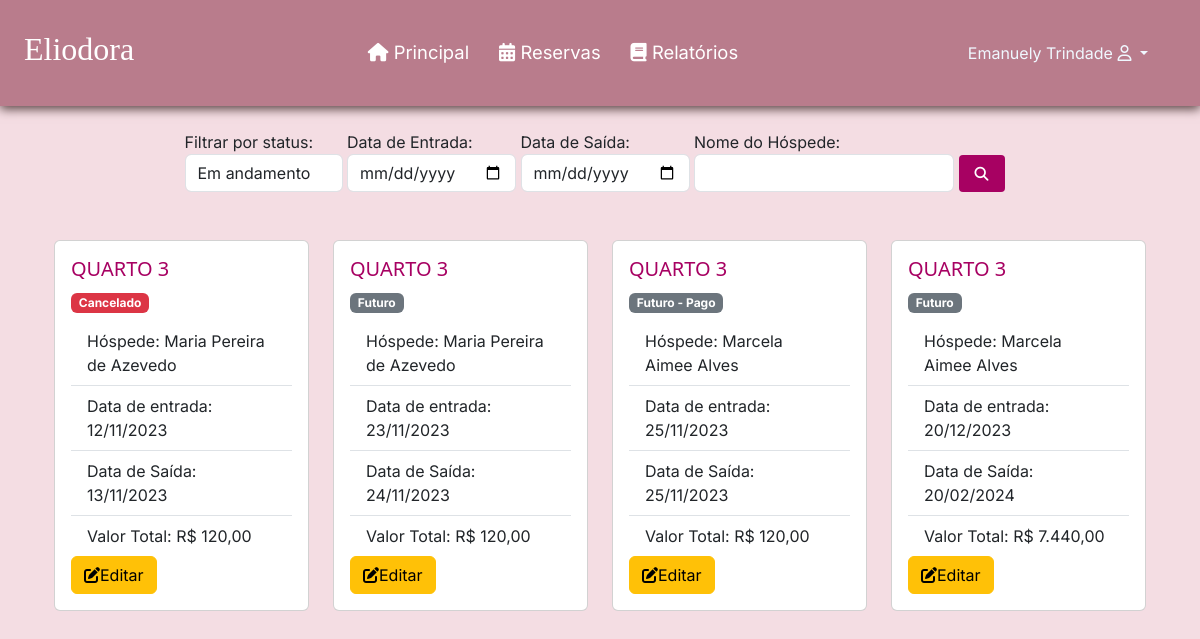
The page /controlarReserva.php (signed in) on the database its author committed.
### tables this page shows
CREATE TABLE `reserva` (
  `id` int(11) NOT NULL,
  `status` int(11) NOT NULL DEFAULT 1,
  `dataEntrada` date NOT NULL,
  `dataSaida` date NOT NULL,
  `valorTotalReserva` double(11,2) NOT NULL,
  `quantHospede` int(1) NOT NULL,
  `observacao` varchar(200) NOT NULL,
  `formaPagamento` varchar(45) NOT NULL,
  `id_hospede` int(11) DEFAULT NULL,
  `id_quarto` int(11) DEFAULT NULL,
  `id_funcionario` int(11) DEFAULT NULL,
  `datacadastro` datetime NOT NULL DEFAULT current_timestamp()
);

CREATE TABLE `quarto` (
  `id` int(11) NOT NULL,
  `status` varchar(3) NOT NULL,
  `numero` int(11) NOT NULL,
  `tipo` varchar(8) NOT NULL,
  `capacidade` int(45) NOT NULL,
  `valorDiaria` double(11,2) NOT NULL
);

CREATE TABLE `hospede` (
  `id` int(11) NOT NULL,
  `nome` varchar(100) NOT NULL,
  `cpf` varchar(15) NOT NULL,
  `dataNascimento` date NOT NULL,
  `genero` varchar(1) NOT NULL,
  `estado` varchar(100) NOT NULL,
  `cidade` varchar(100) NOT NULL,
  `bairro` varchar(100) NOT NULL,
  `endereco` varchar(100) NOT NULL,
  `numeroEndereco` int(11) NOT NULL,
  `cep` varchar(15) NOT NULL,
  `email` varchar(45) NOT NULL,
  `telefone` varchar(20) NOT NULL,
  `contatoEmergencia` varchar(20) NOT NULL,
  `dataCadastro` date NOT NULL DEFAULT current_timestamp()
);

### controlarReserva.php (the view, shortened to what this page needs)
<?php
function getStatusName($statusNumber)
{
    switch ($statusNumber) {
        case 1:
            return ['Futuro', 'secondary'];
        case 2:
            return ['Futuro - Pago', 'secondary'];
        case 5:
            return ['Cancelado', 'danger'];
    }
}
require_once("conexao.php");
?>
<!DOCTYPE html>
<head>
    <link href="css/style.css" rel="stylesheet">
</head>
<?php require_once("cabecalho.php"); ?>
<?php require_once("menu.php");?>
<body>
    <br>
    <div class="container">
    <div class="row justify-content-center">
        <div class="col-md-9">
            <form method="GET" action="<?php echo $_SERVER['PHP_SELF']; ?>">
                <label for="statusSelect">Filtrar por status:
                    <select name="status" id="statusSelect" class="form-control mr-sm-2">
                        <option value="3" selected>Em andamento</option>
                    </select>
                </label>
                <label for="dataEntrada">Data de Entrada:
                    <input type="date" id="dataEntrada" name="dataEntrada" class="form-control mr-sm-2">
                </label>
                <label for="dataSaida">Data de Saída:
                    <input type="date" id="dataSaida" name="dataSaida" class="form-control mr-sm-2">
                </label>
                <label for="nome">Nome do Hóspede:
                    <input type="text" id="nome" name="nome" class="form-control mr-sm-2" value="<?= isset($_GET['nome']) ? $_GET['nome'] : '' ?>">
                </label>
                <button type="submit" class="filter-button"><i class="fa-solid fa-magnifying-glass"></i></button>
            </form>
        </div>
        <div class="row row-cols 1 row-cols-md-4 g-4">
            <?php
            $sql = "SELECT reserva.*, hospede.nome as hospede_nome, quarto.numero as quarto_numero
                    FROM reserva
                    LEFT JOIN hospede ON hospede.id = reserva.id_hospede
                    LEFT JOIN quarto ON quarto.id = reserva.id_quarto
                    WHERE 1";
            $sql .= " ORDER BY dataEntrada ASC;";
            $resultado = mysqli_query($conexao, $sql);
            if ($resultado) {
                $reservas = [];
                while ($linha = mysqli_fetch_array($resultado)) {
                    $reservas[] = $linha;
                }
                foreach ($reservas as $reserva) {
                    $statusInfo = getStatusName($reserva['status']);
                    $statusText = $statusInfo[0];
                    $statusClass = $statusInfo[1];
                    ?>
                    <div class="col-md">
                        <div class="card">
                            <div class="card-body">
                                <div class="card-title">
                                    <h5 style="color: #a70162; font-family: 'Segoe UI'">QUARTO
                                        <?= $reserva['quarto_numero'] ?>
                                    </h5>
                                    <label class="badge badge-pill text-bg-<?= $statusClass ?>">
                                        <?= $statusText ?>
                                    </label>
                                </div>
                                <ul class="list-group list-group-flush">
                                    <li class="list-group-item">Hóspede:
                                        <?= $reserva['hospede_nome'] ?>
                                    </li>
                                    <li class="list-group-item">Data de entrada:
                                        <?= date('d/m/Y', strtotime($reserva['dataEntrada'])) ?>
                                    </li>
                                    <li class="list-group-item">Data de Saída:
                                        <?= date('d/m/Y', strtotime($reserva['dataSaida'])) ?>
                                    </li>
                                    <li class="list-group-item">Valor Total: R$
                                        <?= number_format($reserva['valorTotalReserva'], 2, ',', '.') ?>
                                    </li>
                                </ul>
                                <a href="alterarReserva.php?id=<?= $reserva['id'] ?>" class="btn btn-warning">
                                    <i class="fa-solid fa-pen-to-square"></i>Editar
                                </a>
                            </div>
                        </div>
                    </div>
                    <?php
                }
            } else {
                echo "Erro na consulta: " . mysqli_error($conexao);
            }
            ?>
        </div>
    </div>
</body>
</html>

### css/style.css (style rules this page uses)
* { padding: 0; margin: 0; font-family: 'Inter', sans-serif; }
body { background-color: #f4dde3; }

### controlarReserva.php (style rules this page uses)
.filter-button { padding: 8px 16px; font-size: 14px; font-weight: bold; color: #fff; background-color: #a70162; border: none; border-radius: 4px; cursor: pointer; transition: background-color 0.3s ease; }

### rows shown on the page
reserva: id_quarto.numero "3", status "Cancelado", id_hospede.nome "Maria Pereira de Azevedo", dataEntrada "12/11/2023", dataSaida "13/11/2023", valorTotalReserva "120,00"
reserva: id_quarto.numero "3", status "Futuro", id_hospede.nome "Maria Pereira de Azevedo", dataEntrada "23/11/2023", dataSaida "24/11/2023", valorTotalReserva "120,00"
reserva: id_quarto.numero "3", status "Futuro - Pago", id_hospede.nome "Marcela Aimee Alves", dataEntrada "25/11/2023", dataSaida "25/11/2023", valorTotalReserva "120,00"
reserva: id_quarto.numero "3", status "Futuro", id_hospede.nome "Marcela Aimee Alves", dataEntrada "20/12/2023", dataSaida "20/02/2024", valorTotalReserva "7.440,00"

### other values the page prints
$_SESSION['nome'] "Emanuely Trindade"
